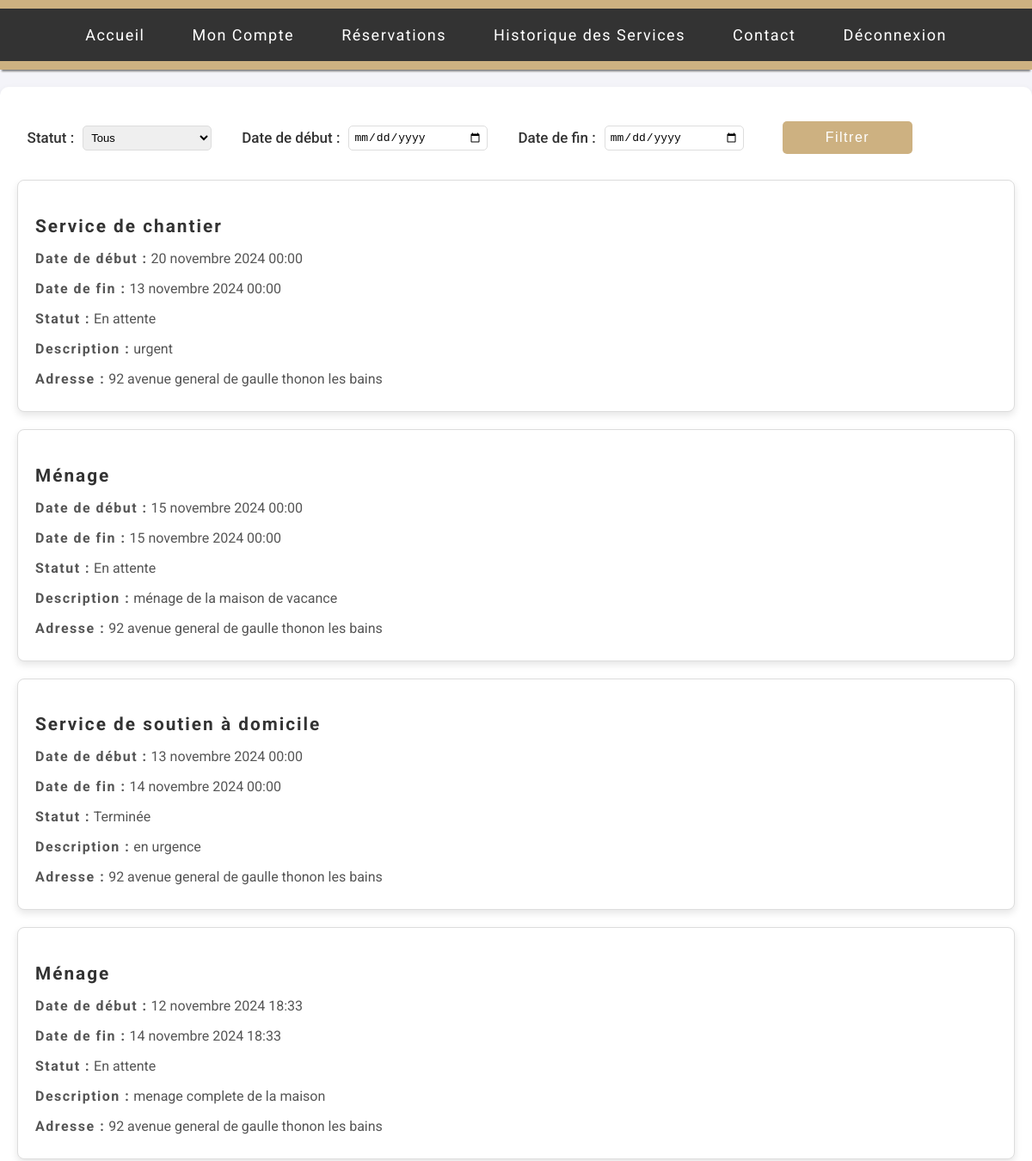
The app's page /historique-service/ (signed in, upper part), older data.
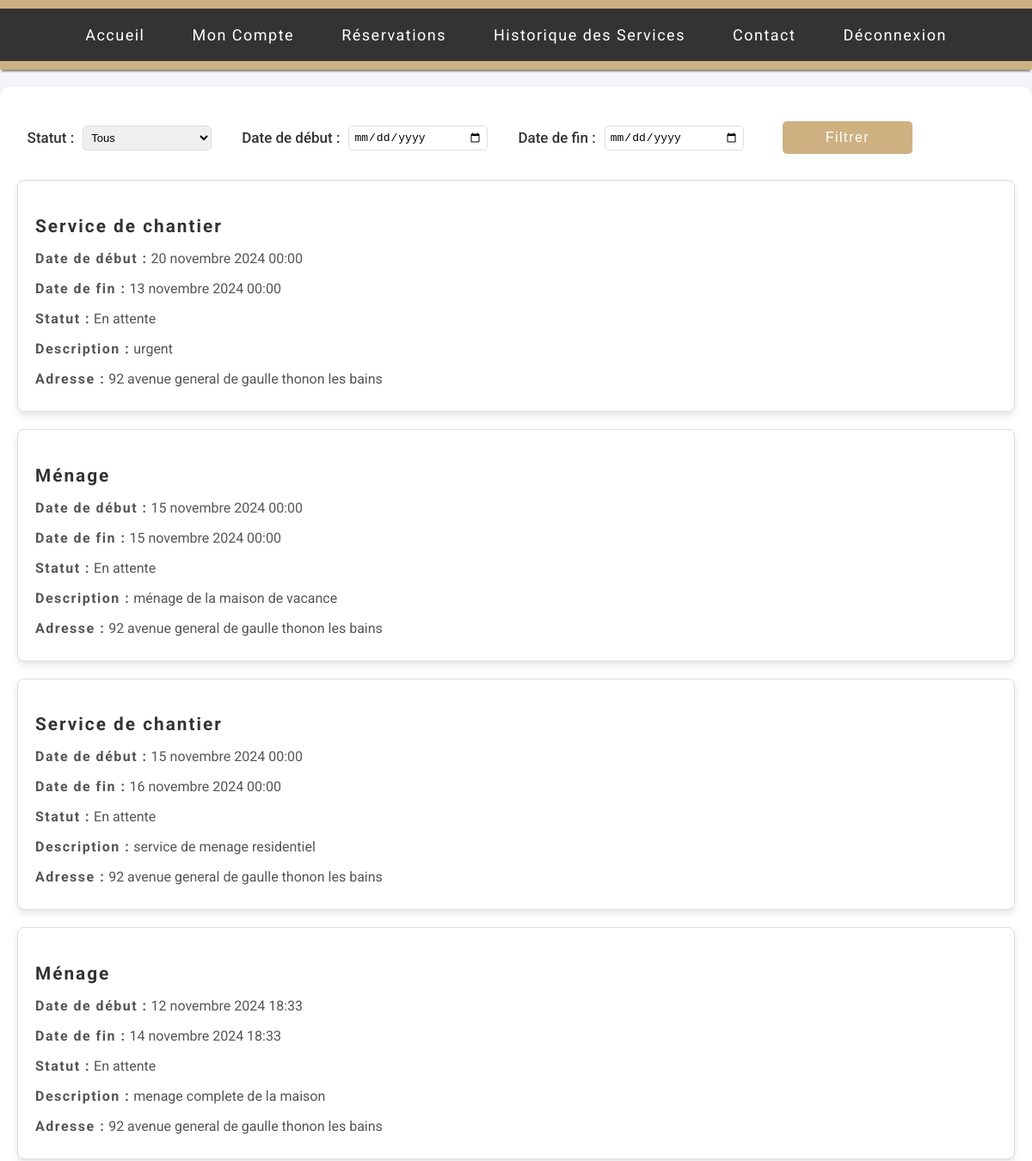
The same page, newer data.
### services/backend/models.py (models this page shows, shortened)
class BaseModel(models.Model):
    created_at = models.DateTimeField(auto_now_add=True)
    id = models.AutoField(primary_key=True)
    class Meta:
        abstract = True  # Indique que cette classe ne doit pas créer de table dans la base

class Reservation(BaseModel):
    STATUS_CHOICES = [
        ('En attente', 'En attente'),
        ('Confirmée', 'Confirmée'),
        ('Annulée', 'Annulée'),
        ('Terminée', 'Terminée'),
    ]
    client = models.ForeignKey(Client, on_delete=models.CASCADE)
    client_address = models.CharField(max_length=100)
    service = models.ForeignKey(Service, on_delete=models.CASCADE)
    service_description = models.TextField()
    datetime_start = models.DateTimeField()
    datetime_end = models.DateTimeField()
    reservation_status = models.CharField(
        max_length=25,
        choices=STATUS_CHOICES,
        default='En attente'
    )

class Service(BaseModel):
    client = models.ForeignKey(Client, on_delete=models.CASCADE, default=1)
    service_name = models.CharField(max_length=50)
    service_description = models.TextField()
    date_service = models.DateTimeField(default=timezone.now)
    price = models.FloatField()
    image_path = models.CharField(max_length=255, blank=True, null=True)
    subservice1_name = models.CharField(max_length=50, blank=True, null=True)
    subservice1_description = models.TextField(blank=True, null=True)
    subservice2_name = models.CharField(max_length=50, blank=True, null=True)
    subservice2_description = models.TextField(blank=True, null=True)

### services/backend/views.py (the view)
# urls.py: path('historique-service/', views.historique_service, name='historique_service'),
def historique_service(request):
    status_choices = [
        ('En attente', 'En attente'),
        ('Terminée', 'Terminée'),
        ('Annulée', 'Annulée'),
        ('Confirmée', 'Confirmée'),
    ]
    client = request.user.client
    reservations = Reservation.objects.filter(client=client)
    status = request.GET.get('status', '')
    date_start = request.GET.get('date_start')
    date_end = request.GET.get('date_end')
    if status:
        reservations = reservations.filter(reservation_status=status)
    if date_start:
        reservations = reservations.filter(datetime_start__gte=date_start)
    if date_end:
        reservations = reservations.filter(datetime_end__lte=date_end)
    reservations = reservations.order_by('-datetime_start')
    context = {
        'status_choices': status_choices,
        'reservations': reservations,
        'status': status,
        'date_start': date_start,
        'date_end': date_end,
    }
    return render(request, 'historique.html', context)

### services/frontend/templates/historique.html (shortened to what this page needs)
{% load static %}
<!DOCTYPE html>
<html lang="fr">
<head>
    <link rel="stylesheet" href="{% static 'css/historique.css' %}">
</head>
<body>
    <header>
        <nav>
            <ul>
                <li><a href="{% url 'accueil' %}">Accueil</a></li>
                <li><a href="{% url 'mon_compte' %}">Mon Compte</a></li>
                <li><a href="{% url 'dash_reservation' %}">Réservations</a></li>
                <li><a href="{% url 'historique_service' %}">Historique des Services</a></li>
                <li><a href="{% url 'contact' %}">Contact</a></li>
                <li><a href="{% url 'logout_user' %}">Déconnexion</a></li>
            </ul>
        </nav>
    </header>
    <main>
<form method="get" action="{% url 'historique_service' %}" class="form-group">
    <label for="status">Statut :</label>
    <select name="status" id="status">
        <option value="">Tous</option>
    </select>
    <label for="date_start">Date de début :</label>
    <input type="date" name="date_start" id="date_start" value="{{ request.GET.date_start }}">
    <label for="date_end">Date de fin :</label>
    <input type="date" name="date_end" id="date_end" value="{{ request.GET.date_end }}">
    <button type="submit" class="btn btn-primary">Filtrer</button>
</form>
<div class="reservation-list">
    {% if reservations %}
        {% for reservation in reservations %}
        <div class="reservation-card">
            <h3>{{ reservation.service.service_name }}</h3>
            <p><strong>Date de début :</strong> {{ reservation.datetime_start }}</p>
            <p><strong>Date de fin :</strong> {{ reservation.datetime_end }}</p>
            <p><strong>Statut :</strong> {{ reservation.get_reservation_status_display }}</p>
            <p><strong>Description :</strong> {{ reservation.service_description }}</p>
            <p><strong>Adresse :</strong> {{ reservation.client_address }}</p>
        </div>
        {% endfor %}
    {% else %}
        <p>Aucune réservation trouvée.</p>
    {% endif %}
</div>
    </main>
</body>
</html>

Row changes from the older to the newer data that the page shows:
removed Reservation: service.service_name "Service de soutien à domicile", datetime_start "13 novembre 2024 00:00", datetime_end "14 novembre 2024 00:00", reservation_status "Terminée", service_description "en urgence", client_address "92 avenue general de gaulle thonon les bains"
added Reservation: service.service_name "Service de chantier", datetime_start "15 novembre 2024 00:00", datetime_end "16 novembre 2024 00:00", reservation_status "En attente", service_description "service de menage residentiel", client_address "92 avenue general de gaulle thonon les bains"
